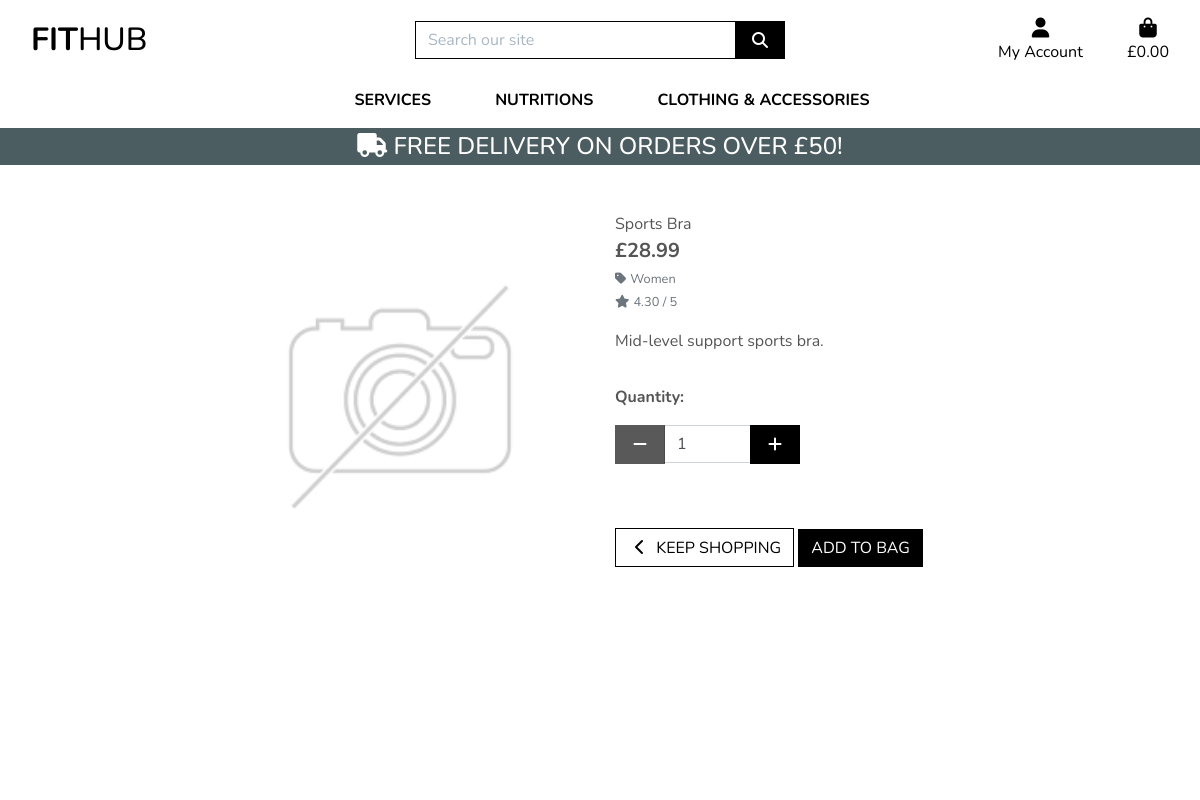
/products/21/, run on the app's committed database.
### products/models.py (models this page shows, shortened)
class Product(models.Model):
    category = models.ForeignKey('Category', null=True, blank=True, on_delete=models.SET_NULL)
    sku = models.CharField(max_length=254, null=True, blank=True)
    name = models.CharField(max_length=254)
    description = models.TextField()
    has_sizes = models.BooleanField(default=False, null=True, blank=True)
    price = models.DecimalField(max_digits=6, decimal_places=2)
    rating = models.DecimalField(max_digits=6, decimal_places=2, null=True, blank=True)
    image_url = models.URLField(max_length=1024, null=True, blank=True)
    image = models.ImageField(null=True, blank=True)

class Category(models.Model):
    class Meta:
        verbose_name_plural = 'Categories'
    name = models.CharField(max_length=254)
    friendly_name = models.CharField(max_length=254, null=True, blank=True)

### products/views.py (the view)
# urls.py: path('<int:product_id>/', views.product_detail, name='product_detail'),
def product_detail(request, product_id):
    product = get_object_or_404(Product, pk=product_id)
    context = {
        'product': product,
    }
    return render(request, 'products/product_detail.html', context)

### bag/contexts.py (called while the page is built, shortened)
def bag_contents(request):
    bag_items = []
    total = 0
    product_count = 0
    bag = request.session.get('bag', {})
    if total < settings.FREE_DELIVERY_THRESHOLD:
        delivery = total * Decimal(settings.STANDARD_DELIVERY_PERCENTAGE / 100)
        free_delivery_delta = settings.FREE_DELIVERY_THRESHOLD - total
    else:
        delivery = 0
        free_delivery_delta = 0
    grand_total = delivery + total
    context = {
        'bag_items': bag_items,
        'total': total,
        'product_count': product_count,
        'delivery': delivery,
        'free_delivery_delta': free_delivery_delta,
        'free_delivery_threshold': settings.FREE_DELIVERY_THRESHOLD,
        'grand_total': grand_total,
    }
    return context

### products/templates/products/product_detail.html (shortened to what this page needs)
{% extends "base.html" %}
{% load static %}
{% block page_header %}
    <div class="container header-container">
    </div>
{% endblock %}
{% block content %}
    <div class="overlay"></div>
    <div class="container-fluid">
        <div class="row">
            <div class="col-12 col-md-6 col-lg-4 offset-lg-2">
                <div class="image-container my-5">
                    {% if product.image %}
                        <a href="{{ product.image.url }}" target="_blank">
                            <img class="card-img-top img-fluid" src="{{ product.image.url }}" alt="{{ product.name }}">
                        </a>
                        {% else %}
                        <a href="">
                            <img class="card-img-top img-fluid" src="{{ MEDIA_URL }}noimage.png" alt="{{ product.name }}">
                        </a>
                    {% endif %}
                </div>
            </div>
            <div class="col-12 col-md-6 col-lg-4">
                <div class="product-details-container mb-5 mt-md-5">
                    <p class="mb-0">{{ product.name }}</p>
                    <p class="lead mb-0 text-left font-weight-bold">£{{ product.price }}</p>
                    {% if product.category %}
                    <p class="small mt-1 mb-0">
                        <a class="text-muted" href="{% url 'products' %}?category={{ product.category.name }}">
                            <i class="fas fa-tag mr-1"></i>{{ product.category.friendly_name }}
                        </a>
                    </p>
                    {% endif %}
                    {% if product.rating %}
                        <small class="text-muted"><i class="fas fa-star mr-1"></i>{{ product.rating }} / 5</small>
                    {% else %}
                        <small class="text-muted">No Rating</small>
                    {% endif %}
                    <p class="mt-3">{{ product.description }}</p>
                    <form class="form" action="{% url 'add_to_bag' product.id %}" method="POST">
                        <div class="form-row">
                            {% with product.has_sizes as s %}
                            <div class="col-12">
                                <p class="mt-3"><strong>Quantity:</strong></p>
                                <div class="form-group w-50">
                                    <div class="input-group">
                                        <div class="input-group-prepend">
                                            <button class="decrement-qty btn btn-black rounded-0"
                                                data-item_id="{{ product.id }}" id="decrement-qty_{{ product.id }}">
                                                <span class="icon">
                                                    <i class="fas fa-minus"></i>
                                                </span>
                                            </button>
                                        </div>
                                        <input class="form-control qty_input" type="number"
                                            name="quantity" value="1" min="1" max="99"
                                            data-item_id="{{ product.id }}"
                                            id="id_qty_{{ product.id }}">
                                        <div class="input-group-append">
                                            <button class="increment-qty btn btn-black rounded-0"
                                                data-item_id="{{ product.id }}" id="increment-qty_{{ product.id }}">
                                                <span class="icon">
                                                    <i class="fas fa-plus"></i>
                                                </span>
                                            </button>
                                        </div>
                                    </div>
                                </div>
                            </div>
                            <div class="col{% if s %}-12 mt-2{% endif %}">
                                <a href="{% url 'products' %}" class="btn btn-outline-black rounded-0 mt-5">
                                    <span class="icon">
                                        <i class="fas fa-chevron-left"></i>
                                    </span>
                                    <span class="text-uppercase">Keep Shopping</span>
                                </a>
                                <input type="submit" class="btn btn-black rounded-0 text-uppercase mt-5" value="Add to Bag">
                            </div>
                            {% endwith %}
                        </div>
                    </form>
                </div>
            </div>
        </div>
    </div>
{% endblock %}

### static/css/base.css (style rules this page uses)
html { height: 100%; }
body { background: url('/media/home_page_background.jpg') no-repeat center center fixed; background-size: cover; height: calc(100vh - 164px); color: #555; font-family: 'Nunito', sans-serif; }
.icon { align-items: center; display: inline-flex; justify-content: center; height: 1.5rem; width: 1.5rem; }
.btn-black { background: black; color: white; }
.btn-outline-black { background: white; color: black !important; border: 1px solid black; }
.overlay { height: 100%; width: 100%; top: 0; left: 0; position: fixed; background: white; z-index: -1; }
@media (min-width: 1200px) { .container { max-width: 80%; } }
@media (min-width: 992px) { .header-container { padding-top: 164px; } }

### data on the page
Product: image (placeholder picture), name "Sports Bra", price "28.99", category.friendly_name "Women", rating "4.30", description "Mid-level support sports bra."

### other printed values
{{ free_delivery_threshold }} "50"
